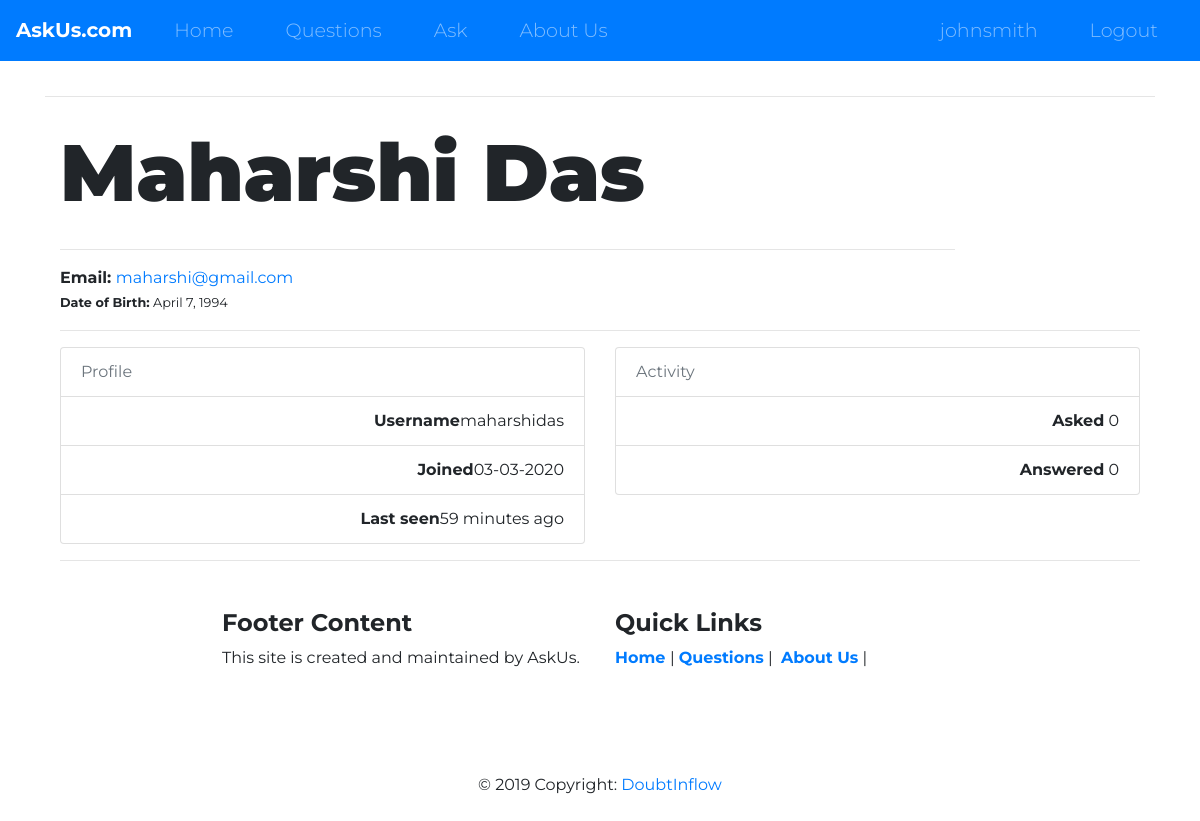
Screenshot of /profile/maharshidas/ (signed in) with the database file from the repository.
### accounts/models.py (models this page shows, shortened)
class User(AbstractUser):
        username = models.CharField(max_length=256, unique=True, blank=False,
                                validators=[
                                        RegexValidator(
                                        regex = USERNAME_REGEX,
                                        message = 'Username can be Alpahnumeric and contain only @,#,$',
                                        code='invalid_username'
                                        )]
                                )
        first_name = models.CharField(max_length=256, blank=False,
                                  validators=[
                                        RegexValidator(
                                        regex = NAME_REGEX,
                                        message = 'Name must be Alphabetic',
                                        code='invalid_first_name'
                                        )]
                                )
        last_name = models.CharField(max_length=256, blank=False,
                                  validators=[
                                        RegexValidator(
                                        regex = NAME_REGEX,
                                        message = 'Name must be Alphabetic',
                                        code='invalid_last_name'
                                        )]
                                )
        email = models.EmailField(unique=True, blank=False)
        bio = models.CharField(max_length=512, blank=True)
        birth_date = models.DateField(null=True, blank=False)
        USERNAME_FIELD = 'email'
        REQUIRED_FIELDS = ['username']
        def get_absolute_url(self):
                return reverse("user_profile", kwargs={"username": self.username})

### accounts/views.py (the view)
# urls.py: re_path(r'^profile/(?P<username>\w+)/$', user_profile, name='user_profile'),
def user_profile(request, username=None):
    user_profile = get_object_or_404(User, username=username)
    user_questions = user_profile.question_set.all()
    context = { "user_profile": user_profile,
                 "user_questions": user_questions,
               }
    return render(request, "accounts/profile.html", context)

### accounts/templates/accounts/profile.html (shortened to what this page needs)
{% extends 'core/base.html' %}
{% block content %}
<hr>
<div class="container bootstrap snippet">
  <div class="row">
    <div class="col-sm-10">
      <h1>{{ user_profile.first_name }} {{ user_profile.last_name }}</h1>
      <hr>
      <strong>Email: </strong><a href="mailto:#">{{ user_profile.email }}</a><br>
      {% if user_profile.birth_date %}
      <small><b>Date of Birth:</b> {{ user_profile.birth_date }}</small><br>
      {% endif %}
    </div>
  </div>
  <hr>
  <div class="row">
    <div class="col-xs-6 col-md-6 col-sm-3">
      <ul class="list-group">
        <li class="list-group-item text-muted">Profile</li>
        <li class="list-group-item text-right"><span class="pull-left"><strong>Username</strong></span>{{ user_profile.username }}</li>
        <li class="list-group-item text-right"><span class="pull-left"><strong>Joined</strong></span>{{ user_profile.date_joined|date:'d-m-Y' }}</li>
        <li class="list-group-item text-right"><span class="pull-left"><strong>Last seen</strong></span>{{ user_profile.last_login|timesince }} ago</li>
      </ul>
    </div>
    <div class="col-xs-6 col-md-6 col-sm-3">
      <ul class="list-group">
        <li class="list-group-item text-muted">Activity</li>
        <li class="list-group-item text-right"><span class="pull-left"><strong>Asked</strong></span> {{ user_profile.question_set.count }}</li>
        <li class="list-group-item text-right"><span class="pull-left"><strong>Answered</strong></span> {{ user_profile.answer_set.count }}</li>
      </ul>
  </div>
{% endblock content %}

### core/templates/core/navbar.html (shortened to what this page needs)
  <nav class="navbar navbar-expand-lg navbar-dark bg-primary fixed-top">
    <a class="navbar-brand" href="">AskUs.com</a>
    <div class="collapse navbar-collapse" id="navbarTogglerDemo01">
      <ul class="navbar-nav mr-auto">
        <li class="nav-item">
          <a class="nav-link" href="{% url 'home' %}">Home</a>
        </li>
        <li class="nav-item">
          <a class="nav-link" href="{% url 'questions:question_list' %}">Questions</a>
        </li>
        <li class="nav-item">
          <a class="nav-link" href="{% url 'questions:question_ask' %}">Ask</a>
        </li>
        <li class="nav-item">
          <a class="nav-link" href="{% url 'about' %}">About Us</a>
        </li>
      </ul>
      <ul class="navbar-nav ml-auto">
        {% if request.user.is_authenticated %}
        <li class="nav-item">
          <a class="nav-link" href="{{user.get_absolute_url}}">{{user.username}}</a>
        </li>
        <li class="nav-item">
          <a class="nav-link" href="{% url 'logout' %}">Logout</a>
        </li>
        {% endif %}
      </ul>
    </div>
  </nav>

### core/static/css/styles.css (style rules this page uses)
body { font-family: "Montserrat"; }
.navbar-brand { font-weight: bold; }
.navbar { margin: 0 0 4.5rem; }
.nav-item { padding: 0 18px; }
.nav-link { font-size: 1.2rem; font-family: "Montserrat"; font-weight: 300; }
h1 { font-size: 5rem; font-weight: 900; line-height: 1.5; }

### rows the page displays
User: username "johnsmith"
User: first_name "Maharshi", last_name "Das", email "maharshi@gmail.com", birth_date "April 7, 1994", username "maharshidas", date_joined "03-03-2020", last_login "59 minutes", question_set.count "0", answer_set.count "0"
